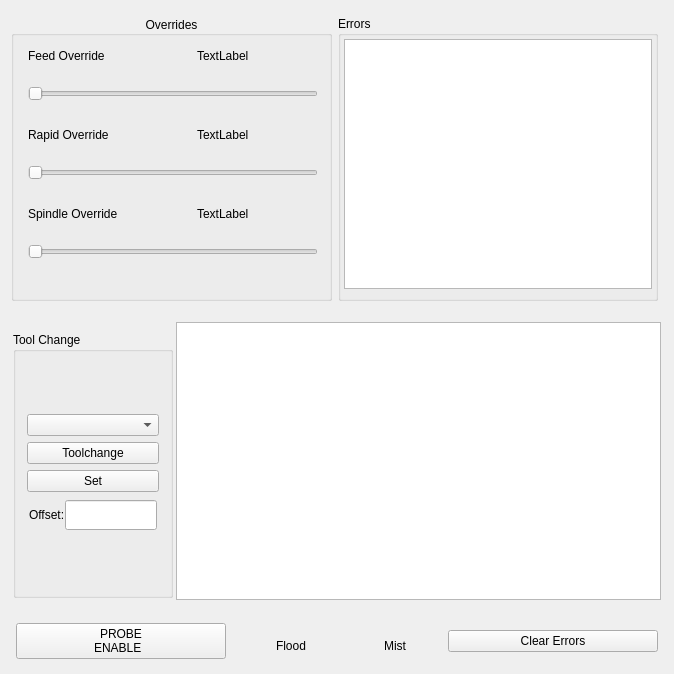
        <widget class="QWidget" name="tab">
         <attribute name="title">
          <string>Main</string>
         </attribute>
         <layout class="QVBoxLayout" name="verticalLayout_5">
          <item>
           <layout class="QHBoxLayout" name="horizontalLayout_4" stretch="0,0">
            <property name="leftMargin">
             <number>0</number>
            </property>
            <property name="topMargin">
             <number>5</number>
            </property>
            <property name="rightMargin">
             <number>5</number>
            </property>
            <property name="bottomMargin">
             <number>5</number>
            </property>
            <item>
             <widget class="QGroupBox" name="groupBox_4">
              <property name="sizePolicy">
               <sizepolicy hsizetype="Preferred" vsizetype="Preferred">
                <horstretch>1</horstretch>
                <verstretch>0</verstretch>
               </sizepolicy>
              </property>
              <property name="minimumSize">
               <size>
                <width>225</width>
                <height>275</height>
               </size>
              </property>
              <property name="title">
               <string>Overrides</string>
              </property>
              <property name="alignment">
               <set>Qt::AlignCenter</set>
              </property>
              <layout class="QVBoxLayout" name="verticalLayout_6" stretch="1,2,1,2,1,2">
               <property name="spacing">
                <number>2</number>
               </property>
               <property name="leftMargin">
                <number>9</number>
               </property>
               <property name="topMargin">
                <number>2</number>
               </property>
               <property name="bottomMargin">
                <number>25</number>
               </property>
               <item>
                <layout class="QHBoxLayout" name="horizontalLayout_8">
                 <property name="spacing">
                  <number>50</number>
                 </property>
                 <property name="leftMargin">
                  <number>5</number>
                 </property>
                 <property name="topMargin">
                  <number>5</number>
                 </property>
                 <property name="rightMargin">
                  <number>5</number>
                 </property>
                 <property name="bottomMargin">
                  <number>2</number>
                 </property>
                 <item>
                  <widget class="QLabel" name="label_30">
                   <property name="minimumSize">
                    <size>
                     <width>0</width>
                     <height>25</height>
                    </size>
                   </property>
                   <property name="text">
                    <string>Feed Override</string>
                   </property>
                  </widget>
                 </item>
                 <item>
                  <widget class="QLabel" name="feed_override_lb">
                   <property name="text">
                    <string>TextLabel</string>
                   </property>
                  </widget>
                 </item>
                </layout>
               </item>
               <item>
                <layout class="QHBoxLayout" name="horizontalLayout_9">
                 <property name="leftMargin">
                  <number>5</number>
                 </property>
                 <property name="topMargin">
                  <number>5</number>
                 </property>
                 <property name="rightMargin">
                  <number>2</number>
                 </property>
                 <property name="bottomMargin">
                  <number>5</number>
                 </property>
                 <item>
                  <widget class="QSlider" name="feed_override_sl">
                   <property name="maximumSize">
                    <size>
                     <width>16777215</width>
                     <height>100</height>
                    </size>
                   </property>
                   <property name="orientation">
                    <enum>Qt::Horizontal</enum>
                   </property>
                   <property name="tickPosition">
                    <enum>QSlider::NoTicks</enum>
                   </property>
                   <property name="tickInterval">
                    <number>0</number>
                   </property>
                  </widget>
                 </item>
                </layout>
               </item>
               <item>
                <layout class="QHBoxLayout" name="horizontalLayout_14">
                 <property name="spacing">
                  <number>50</number>
                 </property>
                 <property name="leftMargin">
                  <number>5</number>
                 </property>
                 <property name="topMargin">
                  <number>5</number>
                 </property>
                 <property name="rightMargin">
                  <number>5</number>
                 </property>
                 <property name="bottomMargin">
                  <number>2</number>
                 </property>
                 <item>
                  <widget class="QLabel" name="label_24">
                   <property name="minimumSize">
                    <size>
                     <width>0</width>
                     <height>25</height>
                    </size>
                   </property>
                   <property name="text">
                    <string>Rapid Override</string>
                   </property>
                  </widget>
                 </item>
                 <item>
                  <widget class="QLabel" name="rapid_override_lb">
                   <property name="text">
                    <string>TextLabel</string>
                   </property>
                  </widget>
                 </item>
                </layout>
               </item>
               <item>
                <layout class="QHBoxLayout" name="horizontalLayout_10">
                 <property name="leftMargin">
                  <number>5</number>
                 </property>
                 <property name="topMargin">
                  <number>5</number>
                 </property>
                 <property name="rightMargin">
                  <number>2</number>
                 </property>
                 <property name="bottomMargin">
                  <number>5</number>
                 </property>
                 <item>
                  <widget class="QSlider" name="rapid_override_sl">
                   <property name="maximumSize">
                    <size>
                     <width>16777215</width>
                     <height>100</height>
                    </size>
                   </property>
                   <property name="orientation">
                    <enum>Qt::Horizontal</enum>
                   </property>
                  </widget>
                 </item>
                </layout>
               </item>
               <item>
                <layout class="QHBoxLayout" name="horizontalLayout_16">
                 <property name="spacing">
                  <number>50</number>
                 </property>
                 <property name="leftMargin">
                  <number>5</number>
                 </property>
                 <property name="topMargin">
                  <number>5</number>
                 </property>
                 <property name="rightMargin">
                  <number>5</number>
                 </property>
                 <property name="bottomMargin">
                  <number>2</number>
                 </property>
                 <item>
                  <widget class="QLabel" name="label_31">
                   <property name="minimumSize">
                    <size>
                     <width>0</width>
                     <height>25</height>
                    </size>
                   </property>
                   <property name="text">
                    <string>Spindle Override</string>
                   </property>
                  </widget>
                 </item>
                 <item>
                  <widget class="QLabel" name="spindle_override_0_lb">
                   <property name="text">
                    <string>TextLabel</string>
                   </property>
                  </widget>
                 </item>
                </layout>
               </item>
               <item>
                <layout class="QHBoxLayout" name="horizontalLayout_15">
                 <property name="leftMargin">
                  <number>5</number>
                 </property>
                 <property name="topMargin">
                  <number>5</number>
                 </property>
                 <property name="rightMargin">
                  <number>2</number>
                 </property>
                 <property name="bottomMargin">
                  <number>5</number>
                 </property>
                 <item>
                  <widget class="QSlider" name="spindle_override_sl">
                   <property name="maximumSize">
                    <size>
                     <width>16777215</width>
                     <height>100</height>
                    </size>
                   </property>
                   <property name="orientation">
                    <enum>Qt::Horizontal</enum>
                   </property>
                  </widget>
                 </item>
                </layout>
               </item>
              </layout>
             </widget>
            </item>
            <item>
             <widget class="QGroupBox" name="groupBox_2">
              <property name="sizePolicy">
               <sizepolicy hsizetype="Preferred" vsizetype="Preferred">
                <horstretch>1</horstretch>
                <verstretch>0</verstretch>
               </sizepolicy>
              </property>
              <property name="minimumSize">
               <size>
                <width>290</width>
                <height>275</height>
               </size>
              </property>
              <property name="title">
               <string>Errors</string>
              </property>
              <layout class="QVBoxLayout" name="verticalLayout_7">
               <property name="spacing">
                <number>2</number>
               </property>
               <property name="leftMargin">
                <number>3</number>
               </property>
               <property name="topMargin">
                <number>3</number>
               </property>
               <property name="rightMargin">
                <number>3</number>
               </property>
               <item>
                <widget class="QPlainTextEdit" name="errors_pte">
                 <property name="minimumSize">
                  <size>
                   <width>275</width>
                   <height>250</height>
                  </size>
                 </property>
                </widget>
               </item>
              </layout>
             </widget>
            </item>
           </layout>
          </item>
          <item>
           <layout class="QHBoxLayout" name="horizontalLayout_6">
            <property name="spacing">
             <number>1</number>
            </property>
            <property name="leftMargin">
             <number>0</number>
            </property>
            <property name="topMargin">
             <number>10</number>
            </property>
            <property name="rightMargin">
             <number>2</number>
            </property>
            <property name="bottomMargin">
             <number>5</number>
            </property>
            <item>
             <layout class="QHBoxLayout" name="horizontalLayout_49">
              <property name="spacing">
               <number>2</number>
              </property>
              <property name="leftMargin">
               <number>2</number>
              </property>
              <property name="topMargin">
               <number>10</number>
              </property>
              <property name="rightMargin">
               <number>2</number>
              </property>
              <property name="bottomMargin">
               <number>2</number>
              </property>
              <item>
               <widget class="QGroupBox" name="groupBox_16">
                <property name="sizePolicy">
                 <sizepolicy hsizetype="Preferred" vsizetype="Preferred">
                  <horstretch>0</horstretch>
                  <verstretch>0</verstretch>
                 </sizepolicy>
                </property>
                <property name="minimumSize">
                 <size>
                  <width>0</width>
                  <height>266</height>
                 </size>
                </property>
                <property name="maximumSize">
                 <size>
                  <width>160</width>
                  <height>16777215</height>
                 </size>
                </property>
                <property name="title">
                 <string>Tool Change</string>
                </property>
                <layout class="QVBoxLayout" name="verticalLayout_32">
                 <item>
                  <layout class="QVBoxLayout" name="verticalLayout_31">
                   <property name="leftMargin">
                    <number>2</number>
                   </property>
                   <property name="topMargin">
                    <number>2</number>
                   </property>
                   <property name="rightMargin">
                    <number>2</number>
                   </property>
                   <property name="bottomMargin">
                    <number>2</number>
                   </property>
                   <item>
                    <widget class="QComboBox" name="tool_change_cb"/>
                   </item>
                   <item>
                    <widget class="QPushButton" name="tool_change_pb">
                     <property name="toolTip">
                      <string/>
                     </property>
                     <property name="toolTipDuration">
                      <number>-1</number>
                     </property>
                     <property name="text">
                      <string>Toolchange</string>
                     </property>
                    </widget>
                   </item>
                   <item>
                    <widget class="QPushButton" name="tool_touchoff_z">
                     <property name="text">
                      <string>Set</string>
                     </property>
                    </widget>
                   </item>
                   <item>
                    <layout class="QHBoxLayout" name="horizontalLayout_48">
                     <property name="spacing">
                      <number>0</number>
                     </property>
                     <property name="leftMargin">
                      <number>2</number>
                     </property>
                     <property name="topMargin">
                      <number>2</number>
                     </property>
                     <property name="rightMargin">
                      <number>2</number>
                     </property>
                     <property name="bottomMargin">
                      <number>2</number>
                     </property>
                     <item>
                      <widget class="QLabel" name="label_77">
                       <property name="minimumSize">
                        <size>
                         <width>0</width>
                         <height>30</height>
                        </size>
                       </property>
                       <property name="text">
                        <string>Offset:</string>
                       </property>
                      </widget>
                     </item>
                     <item>
                      <widget class="QLineEdit" name="tool_touchoff_le">
                       <property name="minimumSize">
                        <size>
                         <width>0</width>
                         <height>30</height>
                        </size>
                       </property>
                      </widget>
                     </item>
                    </layout>
                   </item>
                  </layout>
                 </item>
                </layout>
               </widget>
              </item>
             </layout>
            </item>
            <item>
             <widget class="QPlainTextEdit" name="gcode_pte">
              <property name="minimumSize">
               <size>
                <width>485</width>
                <height>270</height>
               </size>
              </property>
             </widget>
            </item>
           </layout>
          </item>
          <item>
           <layout class="QHBoxLayout" name="horizontalLayout_7" stretch="1,1,1">
            <property name="spacing">
             <number>6</number>
            </property>
            <property name="leftMargin">
             <number>5</number>
            </property>
            <property name="topMargin">
             <number>10</number>
            </property>
            <property name="rightMargin">
             <number>5</number>
            </property>
            <property name="bottomMargin">
             <number>1</number>
            </property>
            <item>
             <widget class="QPushButton" name="probing_enable_pb">
              <property name="sizePolicy">
               <sizepolicy hsizetype="Minimum" vsizetype="Fixed">
                <horstretch>1</horstretch>
                <verstretch>0</verstretch>
               </sizepolicy>
              </property>
              <property name="maximumSize">
               <size>
                <width>500</width>
                <height>16777215</height>
               </size>
              </property>
              <property name="toolTip">
               <string>&lt;html&gt;&lt;head/&gt;&lt;body&gt;&lt;p&gt;Enable for Probe routines - Disable this button to enable other MDI and run commands.&lt;/p&gt;&lt;/body&gt;&lt;/html&gt;</string>
              </property>
              <property name="text">
               <string>PROBE 
 ENABLE   </string>
              </property>
              <property name="function" stdset="0">
               <string>hal_pin</string>
              </property>
              <property name="pin_name" stdset="0">
               <string>probe-btn</string>
              </property>
             </widget>
            </item>
            <item>
             <layout class="QHBoxLayout" name="horizontalLayout_50" stretch="1,3,1,3">
              <property name="spacing">
               <number>1</number>
              </property>
              <property name="leftMargin">
               <number>5</number>
              </property>
              <property name="topMargin">
               <number>10</number>
              </property>
              <property name="rightMargin">
               <number>5</number>
              </property>
              <property name="bottomMargin">
               <number>1</number>
              </property>
              <item>
               <widget class="QLabel" name="label_120">
                <property name="minimumSize">
                 <size>
                  <width>60</width>
                  <height>30</height>
                 </size>
                </property>
                <property name="text">
                 <string>Flood</string>
                </property>
                <property name="alignment">
                 <set>Qt::AlignRight|Qt::AlignTrailing|Qt::AlignVCenter</set>
                </property>
               </widget>
              </item>
              <item>
               <widget class="QLabel" name="flood_led">
                <property name="sizePolicy">
                 <sizepolicy hsizetype="Fixed" vsizetype="Fixed">
                  <horstretch>0</horstretch>
                  <verstretch>0</verstretch>
                 </sizepolicy>
                </property>
                <property name="minimumSize">
                 <size>
                  <width>30</width>
                  <height>30</height>
                 </size>
                </property>
                <property name="text">
                 <string/>
                </property>
                <property name="hal_led" stdset="0">
                 <bool>true</bool>
                </property>
                <property name="function" stdset="0">
                 <string>hal_led</string>
                </property>
                <property name="pin_name" stdset="0">
                 <string>flood</string>
                </property>
                <property name="hal_type" stdset="0">
                 <string>HAL_BIT</string>
                </property>
                <property name="hal_dir" stdset="0">
                 <string>HAL_IN</string>
                </property>
                <property name="on_color" stdset="0">
                 <color>
                  <red>51</red>
                  <green>209</green>
                  <blue>122</blue>
                 </color>
                </property>
                <property name="off_color" stdset="0">
                 <color>
                  <red>222</red>
                  <green>24</green>
                  <blue>24</blue>
                 </color>
                </property>
               </widget>
              </item>
              <item>
               <widget class="QLabel" name="label_122">
                <property name="minimumSize">
                 <size>
                  <width>60</width>
                  <height>30</height>
                 </size>
                </property>
                <property name="text">
                 <string>Mist</string>
                </property>
                <property name="alignment">
                 <set>Qt::AlignRight|Qt::AlignTrailing|Qt::AlignVCenter</set>
                </property>
               </widget>
              </item>
              <item>
               <widget class="QLabel" name="mist_led">
                <property name="sizePolicy">
                 <sizepolicy hsizetype="Fixed" vsizetype="Fixed">
                  <horstretch>0</horstretch>
                  <verstretch>0</verstretch>
                 </sizepolicy>
                </property>
                <property name="minimumSize">
                 <size>
                  <width>30</width>
                  <height>30</height>
                 </size>
                </property>
                <property name="text">
                 <string/>
                </property>
                <property name="hal_led" stdset="0">
                 <bool>true</bool>
                </property>
                <property name="function" stdset="0">
                 <string>hal_led</string>
                </property>
                <property name="pin_name" stdset="0">
                 <string>mist</string>
                </property>
                <property name="hal_type" stdset="0">
                 <string>HAL_BIT</string>
                </property>
                <property name="hal_dir" stdset="0">
                 <string>HAL_IN</string>
                </property>
                <property name="on_color" stdset="0">
                 <color>
                  <red>51</red>
                  <green>209</green>
                  <blue>122</blue>
                 </color>
                </property>
                <property name="off_color" stdset="0">
                 <color>
                  <red>222</red>
                  <green>24</green>
                  <blue>24</blue>
                 </color>
                </property>
               </widget>
              </item>
             </layout>
            </item>
            <item>
             <widget class="QPushButton" name="clear_errors_pb">
              <property name="sizePolicy">
               <sizepolicy hsizetype="Minimum" vsizetype="Fixed">
                <horstretch>1</horstretch>
                <verstretch>0</verstretch>
               </sizepolicy>
              </property>
              <property name="minimumSize">
               <size>
                <width>0</width>
                <height>0</height>
               </size>
              </property>
              <property name="maximumSize">
               <size>
                <width>500</width>
                <height>16777215</height>
               </size>
              </property>
              <property name="text">
               <string>Clear Errors</string>
              </property>
             </widget>
            </item>
           </layout>
          </item>
         </layout>
        </widget>
